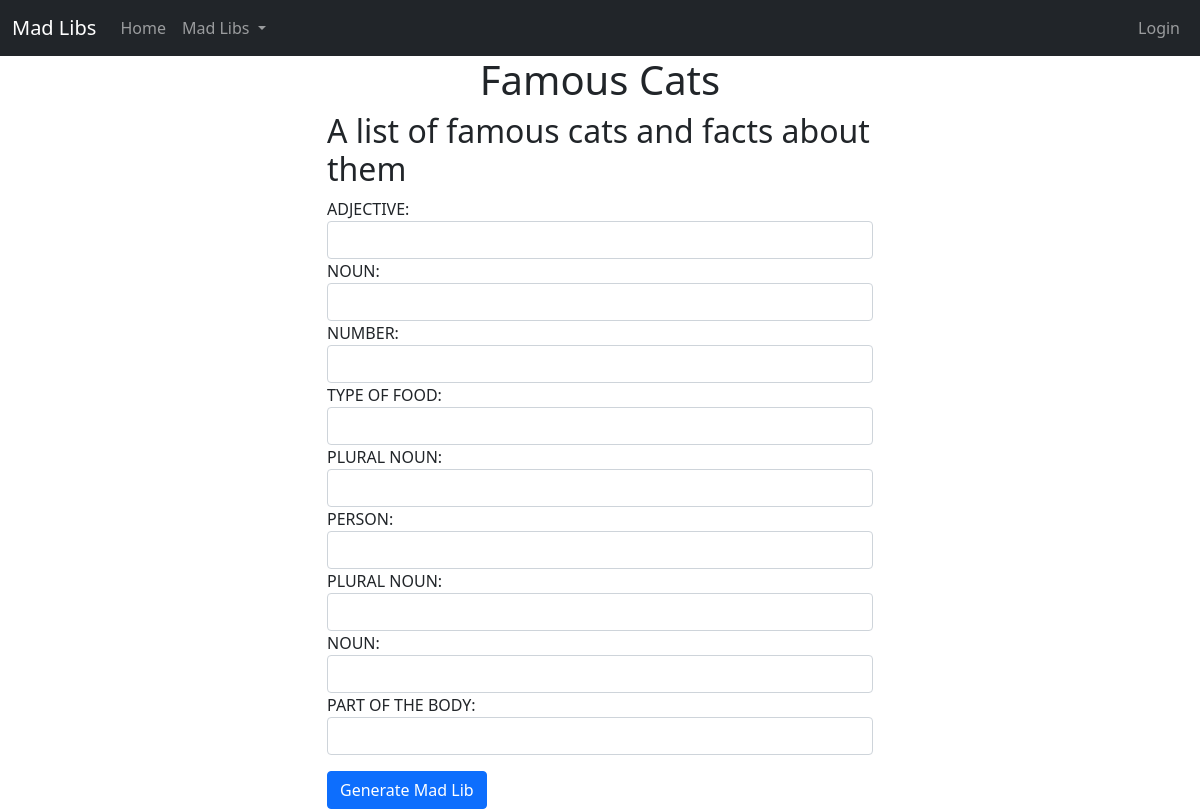
/madlibs/9, run on the app's committed database.
### mad_libs/models.py (models this page shows, shortened)
class MadLib(models.Model):
    mad_lib_name = models.CharField(max_length=200, unique=True)
    mad_lib_desc = models.CharField(max_length=200)
    story = models.TextField()

### mad_libs/views.py (the view)
# urls.py: path('madlibs/<int:mad_lib_id>', views.mad_lib_detail, name='mad_lib_detail'),
def mad_lib_detail(request, mad_lib_id):
    mad_lib = MadLib.objects.get(pk=mad_lib_id)
    word_list = list(WordList.objects.filter(mad_lib_id=mad_lib_id))
    word_form_set = formset_factory(MadLibWordForm, extra=len(word_list))
    story_result = list()
    if request.method == 'POST':
        method_is_post = True
        formset = word_form_set(request.POST)
        if formset.is_valid():
            input_words = list()
            for form in formset:
                input_words.append(form.cleaned_data.get('word').strip())
            story_strings = (mad_lib.story.split("___"))
            word_iterator = iter(input_words)
            for s in story_strings:
                if s == "---":
                    mls = MadLibString(next(word_iterator, ""), True)
                else:
                    mls = MadLibString(s, False)
                story_result.append(mls)
        else:
            method_is_post = False
    else:
        method_is_post = False
        formset = word_form_set()
        for i in range(len(word_list)):
            formset[i].fields['word'].label = word_list[i].word
    context = {
        'nbar': mad_lib_id,
        'mad_lib': mad_lib,
        'formset': formset,
        'story_result': story_result,
        'method_is_post': method_is_post
    }
    return render(request, 'mad_libs/mad-lib-details.html', context)

### mad_libs/context_processors.py (called while the page is built)
def mad_lib_list_processor(request):
    mad_lib_list = list(MadLib.objects.all())
    return {'mad_lib_list': mad_lib_list}

### mad_libs/templates/mad_libs/mad-lib-details.html (shortened to what this page needs)
{% extends 'mad_libs/navigation.html' %}
{% block body %}
    <div class="container">
        <div class="row">
            <h1 class="text-center">{{ mad_lib.mad_lib_name }}</h1>
        </div>
        {% if method_is_post == False %}
            <div class="row">
                <div class="col-md-6 offset-md-3">
                    <h2>{{ mad_lib.mad_lib_desc }}</h2>
                </div>
            </div>
            <div class="row">
                <div class="col-md-6 offset-md-3">
                    <form method="post">
                    {% for form in formset %}
                        {{ form }}
                    {% endfor %}
                    <button type="submit" class="btn btn-primary mt-3">Generate Mad Lib</button>
                </form>
                </div>
            </div>
        {% endif %}
    </div>
{% endblock %}

### data on the page
MadLib: mad_lib_name "Famous Cats", mad_lib_desc "A list of famous cats and facts about them"
